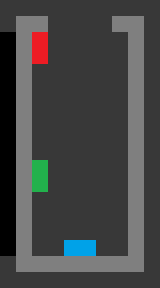

A 2D game scene composited from a Tiled map and its tileset images. What follows is a short description and the map's XML, with every tile layer's data as written:
An orthogonal 10x18 tile map with 16x16 px tiles, 5 tile layers (walls, lever, door_control, terminal, ...), 6 tilesets.

<map version="1.10" tiledversion="1.10.2" orientation="orthogonal" renderorder="right-down" width="10" height="18" tilewidth="16" tileheight="16" infinite="0" nextlayerid="7" nextobjectid="1">
 <tileset firstgid="1" source="small_wall.tsx" />
 <tileset firstgid="2" source="terminal.tsx" />
 <tileset firstgid="3" source="lever.tsx" />
 <tileset firstgid="4" source="door_control.tsx" />
 <tileset firstgid="5" source="grey_background.tsx" />
 <tileset firstgid="6" source="grey.tsx" />
 <layer id="2" name="walls" width="10" height="18">
  <data encoding="csv">
0,0,0,0,0,0,0,0,0,0,
0,1,1,0,0,0,0,1,1,0,
0,1,0,0,0,0,0,0,1,0,
0,1,0,0,0,0,0,0,1,0,
0,1,0,0,0,0,0,0,1,0,
0,1,0,0,0,0,0,0,1,0,
0,1,0,0,0,0,0,0,1,0,
0,1,0,0,0,0,0,0,1,0,
0,1,0,0,0,0,0,0,1,0,
0,1,0,0,0,0,0,0,1,0,
0,1,0,0,0,0,0,0,1,0,
0,1,0,0,0,0,0,0,1,0,
0,1,0,0,0,0,0,0,1,0,
0,1,0,0,0,0,0,0,1,0,
0,1,0,0,0,0,0,0,1,0,
0,1,0,0,0,0,0,0,1,0,
0,1,1,1,1,1,1,1,1,0,
0,0,0,0,0,0,0,0,0,0
</data>
 </layer>
 <layer id="4" name="lever" width="10" height="18">
  <data encoding="csv">
0,0,0,0,0,0,0,0,0,0,
0,0,0,0,0,0,0,0,0,0,
0,0,0,0,0,0,0,0,0,0,
0,0,0,0,0,0,0,0,0,0,
0,0,0,0,0,0,0,0,0,0,
0,0,0,0,0,0,0,0,0,0,
0,0,0,0,0,0,0,0,0,0,
0,0,0,0,0,0,0,0,0,0,
0,0,0,0,0,0,0,0,0,0,
0,0,0,0,0,0,0,0,0,0,
0,0,0,0,0,0,0,0,0,0,
0,0,0,0,0,0,0,0,0,0,
0,0,0,0,0,0,0,0,0,0,
0,0,0,0,0,0,0,0,0,0,
0,0,0,0,0,0,0,0,0,0,
0,0,0,0,3,3,0,0,0,0,
0,0,0,0,0,0,0,0,0,0,
0,0,0,0,0,0,0,0,0,0
</data>
 </layer>
 <layer id="6" name="door_control" width="10" height="18">
  <data encoding="csv">
0,0,0,0,0,0,0,0,0,0,
0,0,0,0,0,0,0,0,0,0,
0,0,4,0,0,0,0,0,0,0,
0,0,4,0,0,0,0,0,0,0,
0,0,0,0,0,0,0,0,0,0,
0,0,0,0,0,0,0,0,0,0,
0,0,0,0,0,0,0,0,0,0,
0,0,0,0,0,0,0,0,0,0,
0,0,0,0,0,0,0,0,0,0,
0,0,0,0,0,0,0,0,0,0,
0,0,0,0,0,0,0,0,0,0,
0,0,0,0,0,0,0,0,0,0,
0,0,0,0,0,0,0,0,0,0,
0,0,0,0,0,0,0,0,0,0,
0,0,0,0,0,0,0,0,0,0,
0,0,0,0,0,0,0,0,0,0,
0,0,0,0,0,0,0,0,0,0,
0,0,0,0,0,0,0,0,0,0
</data>
 </layer>
 <layer id="5" name="terminal" width="10" height="18">
  <data encoding="csv">
0,0,0,0,0,0,0,0,0,0,
0,0,0,0,0,0,0,0,0,0,
0,0,0,0,0,0,0,0,0,0,
0,0,0,0,0,0,0,0,0,0,
0,0,0,0,0,0,0,0,0,0,
0,0,0,0,0,0,0,0,0,0,
0,0,0,0,0,0,0,0,0,0,
0,0,0,0,0,0,0,0,0,0,
0,0,0,0,0,0,0,0,0,0,
0,0,0,0,0,0,0,0,0,0,
0,0,2,0,0,0,0,0,0,0,
0,0,2,0,0,0,0,0,0,0,
0,0,0,0,0,0,0,0,0,0,
0,0,0,0,0,0,0,0,0,0,
0,0,0,0,0,0,0,0,0,0,
0,0,0,0,0,0,0,0,0,0,
0,0,0,0,0,0,0,0,0,0,
0,0,0,0,0,0,0,0,0,0
</data>
 </layer>
 <layer id="3" name="background" width="10" height="18">
  <data encoding="csv">
5,5,5,5,5,5,5,5,5,5,
5,0,0,6,6,6,6,0,0,5,
0,0,0,6,6,6,6,6,0,5,
0,0,0,6,6,6,6,6,0,5,
0,0,6,6,6,6,6,6,0,5,
0,0,6,6,6,6,6,6,0,5,
0,0,6,6,6,6,6,6,0,5,
0,0,6,6,6,6,6,6,0,5,
0,0,6,6,6,6,6,6,0,5,
0,0,6,6,6,6,6,6,0,5,
0,0,0,6,6,6,6,6,0,5,
0,0,0,6,6,6,6,6,0,5,
0,0,6,6,6,6,6,6,0,5,
0,0,6,6,6,6,6,6,0,5,
0,0,6,6,6,6,6,6,0,5,
0,0,6,6,0,0,6,6,0,5,
5,0,0,0,0,0,0,0,0,5,
5,5,5,5,5,5,5,5,5,5
</data>
 </layer>
</map>
